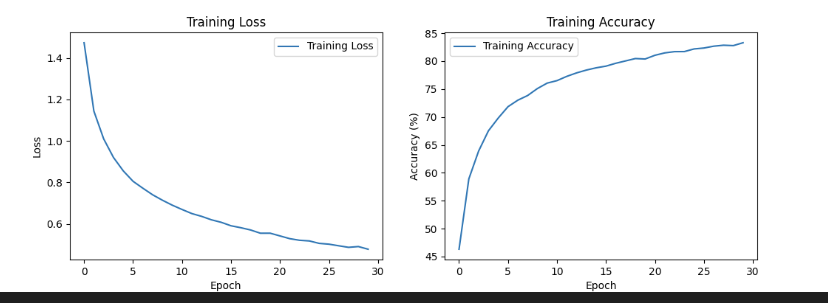

Write Python code to recreate this figure.
import torch
import torch.nn as nn
import torch.optim as optim
import torchvision
import torchvision.transforms as transforms
import torch.nn.functional as F
from torch.utils.data import DataLoader
import matplotlib.pyplot as plt

# 检查GPU是否可用
device = torch.device("cuda" if torch.cuda.is_available() else "cpu")
print("Using device:", device)
# TODO:解释参数含义，在?处填入合适的参数
batch_size = 64 # 每个批次的样本数量
learning_rate = 0.001 # 学习率
num_epochs = 30
# patience = 5  # 早停的耐心值,即如果验证集损失不减少，训练会停止

# 定义数据预处理管道，将数据转换为PyTorch需要的格式
transform_train = transforms.Compose([
    # 随机裁剪并填充,32指定了裁剪后图像的目标大小,实现过程：每一边添加4像素后再随机选择32 x 32像素区域裁剪
    transforms.RandomCrop(32, padding=4),
    transforms.RandomHorizontalFlip(),  # 随机水平翻转
    transforms.ToTensor(),
    transforms.Normalize((0.5, 0.5, 0.5), (0.5, 0.5, 0.5))  # 标准化
])
transform_test = transforms.Compose([
    transforms.ToTensor(),
    transforms.Normalize((0.5, 0.5, 0.5), (0.5, 0.5, 0.5))
])

# 加载CIFAR-10数据集，train=True指示加载训练集
trainset = torchvision.datasets.CIFAR10(root='./data', train=True, download=True, transform=transform_train)
# 创建训练数据加载器，shuffle=True在每个epoch开始时随机打乱数据的顺序，有助于提高模型的泛化能力
trainloader = DataLoader(trainset, batch_size=batch_size, shuffle=True, num_workers=4)

testset = torchvision.datasets.CIFAR10(root='./data', train=False, download=True, transform=transform_test)
testloader = DataLoader(testset, batch_size=batch_size, shuffle=False)

class Network(nn.Module):
    def __init__(self):
        super(Network, self).__init__()
        # TODO:这里补全你的网络层
        self.conv1 = nn.Conv2d(3, 32, kernel_size=3, padding=1)
        self.conv2 = nn.Conv2d(32, 64, kernel_size=3, padding=1)
        self.pool = nn.MaxPool2d(kernel_size=2, stride=2)
        self.fc1 = nn.Linear(64 * 8 * 8, 512)
        # self.dropout = nn.Dropout(0.5)  # 添加Dropout层
        self.fc2 = nn.Linear(512, 10)

    def forward(self, x):
        # TODO:这里补全你的前向传播
        x = self.pool(F.relu(self.conv1(x)))
        x = self.pool(F.relu(self.conv2(x)))
        x = x.view(-1, 64 * 8 * 8)  # 将四维张量转换为二维张量
        x = F.relu(self.fc1(x))
        # x = self.dropout(x)
        x = self.fc2(x)
        return x
# TODO:补全
model = Network().to(device)

criterion = nn.CrossEntropyLoss()   # 交叉熵损失，适合多类别分类任务
optimizer = optim.Adam(model.parameters(), lr=learning_rate, weight_decay=1e-5)  # Adam优化器
# 学习率调度器
# scheduler = optim.lr_scheduler.ReduceLROnPlateau(optimizer, 'min', patience=10)
# scheduler = optim.lr_scheduler.StepLR(optimizer, step_size=10, gamma=0.1)
# Early Stopping参数
# best_loss = float('inf') #先设置为无穷大，这样遇到的第一个实际损失值便可替换
# trigger_times = 0  # 验证损失集连续多少次没有改善
#验证函数
'''
def validate():
    model.eval()  #评估模式
    val_loss = 0.0
    correct = 0
    total = 0
    with torch.no_grad():
        for data in testloader:
            images, labels = data
            images, labels = images.to(device), labels.to(device)
            outputs = model(images)
            loss = criterion(outputs, labels)
            val_loss += loss.item()
            _, predicted = torch.max(outputs.data, 1)
            total += labels.size(0)
            correct += (predicted == labels).sum().item()

    accuracy = 100 * correct / total
    val_loss = val_loss / len(testloader)
    return val_loss, accuracy
'''
# 初始化列表用于记录损失和准确率
train_loss = []
train_acc = []

def train():
    global best_loss, trigger_times
    model.train()
    for epoch in range(num_epochs):
        running_loss = 0.0
        correct = 0
        total = 0
        for i, data in enumerate(trainloader, 0):
            inputs, labels = data
            inputs, labels = inputs.to(device), labels.to(device)

            optimizer.zero_grad()

            outputs = model(inputs)
            loss = criterion(outputs, labels)

            loss.backward()
            optimizer.step()

            running_loss += loss.item()
            _, predicted = torch.max(outputs.data, 1)  # 提取预测的类别，1指定了维度，表示在每一行寻找最大值及其对应的索引
            total += labels.size(0)
            correct += (predicted == labels).sum().item()  

        accuracy = 100 * correct / total
        train_loss.append(running_loss / len(trainloader))  # 记录损失
        train_acc.append(accuracy)  # 记录准确率
        print(f'Epoch [{epoch + 1}/{num_epochs}], Loss: {running_loss / len(trainloader):.4f}, Accuracy: {accuracy:.2f}%')
        # 在每个 epoch 结束后进行验证
        '''
        val_loss, val_accuracy = validate()
        print(f'Validation Loss: {val_loss:.4f}, Validation Accuracy: {val_accuracy:.2f}%')

        # Early Stopping 检查
        if val_loss < best_loss:
            best_loss = val_loss
            trigger_times = 0  # 重置耐心计数器
            # 这里可以选择保存模型
            torch.save(model.state_dict(), 'best_model.pth')
        else:
            trigger_times += 1
            print(f'Early stopping trigger times: {trigger_times}')

            # 当触发次数超过设定的耐心值时，停止训练
            if trigger_times >= patience:
                print('Early stopping!')
                return
                '''
         # 调整学习率
        # scheduler.step()


def test():
    model.eval()
    correct = 0
    total = 0
    with torch.no_grad():
        for data in testloader:
            images, labels = data
            images, labels = images.to(device), labels.to(device)
            outputs = model(images)
            _, predicted = torch.max(outputs.data, 1)
            total += labels.size(0)
            correct += (predicted == labels).sum().item()

    accuracy = 100 * correct / total
    print(f'Accuracy of the model on the 10000 test images: {accuracy:.2f}%')

if __name__ == "__main__":
    train()
    test()
    # 可视化训练损失和准确率的变化
    plt.figure(figsize=(12, 4)) #新建一个图形窗口，适用于要画多个图形

    # 损失曲线
    plt.subplot(1, 2, 1)  # 1行2列的布局
    plt.plot(train_loss, label="Training Loss")
    plt.title("Training Loss")
    plt.xlabel("Epoch")
    plt.ylabel("Loss")
    plt.legend()

    # 准确率曲线
    plt.subplot(1, 2, 2)
    plt.plot(train_acc, label="Training Accuracy")
    plt.title("Training Accuracy")
    plt.xlabel("Epoch")
    plt.ylabel("Accuracy (%)")
    plt.legend()

    # 显示图像
    plt.show()
    plt.savefig("task_extra.png")